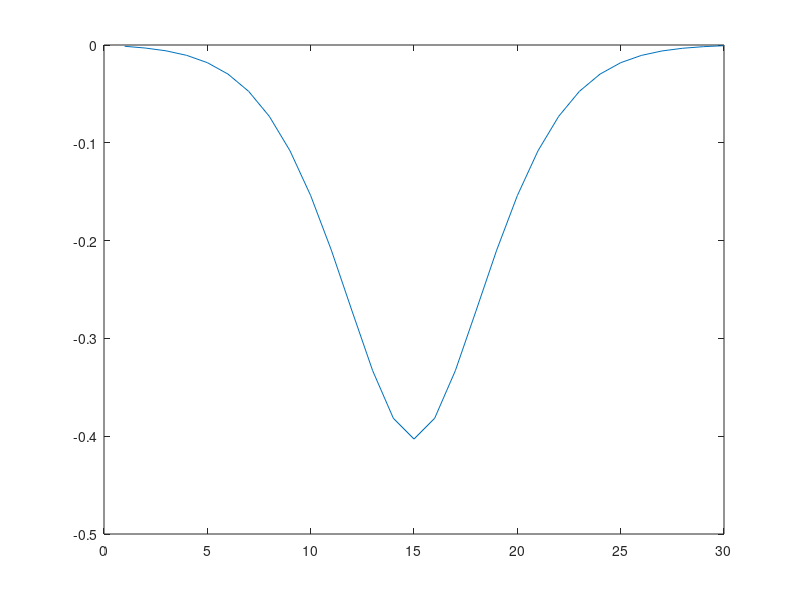

MATLAB code to generate this figure: (Note: this script raises an error after producing the figure.)
clc,clear
close all




source = [-6]; % INPUT ELEMENT
slope = 0.8 % slope parameter
Ps = 4.16; %Power per source
ZspanM = 750; %Propagation distance
start_slop = 600;
steepness=2.038;

order_slope=2 % NOT USED
abrupt=1; abrupt_start = start_slop + 280; % NOT USED

incline=1;	max_incline = 1.3; % NOT USED
incline_slope= (max_incline-slope)/slope * ZspanM/start_slop; % NOT USED

random_z=0; % NOT USED
max_ran = 1;	ran_mag = 0.05; % NOT USED

loss=0; % NOT USED

main_slope=1 ;

 
 
 
 
M  = 30;  % number of supermodes
H=1*zeros(M);
H=H+diag(ones(1,M-1),1);
H=H+1*diag(ones(1,M-1),-1);

dslpoe = 0.0425*slope

for io=1:M/2
	H(io,io)= dslpoe*(io)^main_slope  / ((M/2)^(main_slope-1) *main_slope ) ;
end
for io=M/2+1:M
	H(io,io)= dslpoe*((M-io))^main_slope / ((M/2)^(main_slope-1) *main_slope );
end

if (loss)
	H=H + 0.0007i*diag(ones(size(H,1),1));
end



M=size(H,1);
[V,D] = eig(H);
DD = diag(real(D));
[DD,IX]=sort((DD));
D=diag(DD);
V=V(:,IX);
scatter(1:size(DD,1),DD);
plot(V(:,end));


E_in=zeros(size(H,1),1);
g=1*ones(size(H,1),1);

for si=1:length(source)
	E_in(M/2+source(si)) = sqrt(Ps);
end










% RK45 constans 
c21 = 1/4;
c31 = 3/32;      c32 = 9/32;
c41 = 1932/2197; c42 = -7200/2197; c43 = 7296/2197;
c51 = 439/216;   c52 = -8;         c53 = 3680/513;    c54 = -845/4104;
c61 = -8/27;     c62 = 2;          c63 = -3544/2565;  c64 = 1859/4104; c65 = -11/40;
cw1 = 25/216;    cw3 = 1408/2565;  cw4 = 2197/4104;   cw5 = -1/5;
cz1 = 16/135;    cz3 = 6656/12825; cz4 = 28561/56430; cz5 = -9/50;     cz6 = 2/55;
k1 = E_in*0; k2 = k1; k3 = k1; k4 = k1; k5 = k1; k6 = k1;
E_inC=E_in*0;HX_L=0;Ent=0;HX_NL=0;PX1=0;PX2=0;HXtot2=0;HX_L=0;HX_NL2=0;


Zspan = 0:1:ZspanM; % - saving points
dz = 0.01;
t_t=1;  
t=0;
zz = 1;
aa = 1;
step = Zspan(3)-Zspan(2);
tt = 0;
epsilon = 10^-9;
DDia=diag(diag(H));
scale=30;
h=H;	
		
while t<=Zspan(end)

	if ismember(aa,zz)==1  		
		H=h;

		if(incline) 
			H=H + incline_slope.* t / (ZspanM) .*DDia;
		end 
		
		if (t>start_slop)
			if(~abrupt) 
				H(M/2,M/2)= steepness*(t-start_slop)^order_slope / 100^order_slope + H(M/2,M/2);
			else
				H(M/2,M/2)= steepness*(min(t,abrupt_start)-start_slop)^order_slope / 100^order_slope + H(M/2,M/2);
			end
		end		
		
		if(random_z) 
			for ir=0:max_ran
				H(M/2+ir,M/2+ir) = H(M/2+ir,M/2+ir) + ran_mag*rand();
				if(ir>0) 	H(M/2-ir,M/2-ir) = H(M/2-ir,M/2-ir) + ran_mag*rand();	end
			end
		end


	
		E_inC(:,t_t)=E_in;
		CX_z(:,t_t) = gather(abs(V'*E_in).^2);
		Pot(:,t_t) = diag(H);

		HX_L(:,t_t) = (-(sum(D*CX_z(:,t_t),1)));
		HX_NL(:,t_t) = ((sum((1/2)*abs(E_in).^4,1))); 

		time(t_t) = t;
		t_t = t_t+1;
		disp([num2str(100*t/Zspan(end))  '%'])
		aa=-1;  
	end

	f = @(E_in,H,dz) dz*1i*( H*E_in + (abs(E_in).^2).*E_in );

	k1 = f(E_in ,H,dz);
	k2 = f(E_in + c21*k1,H,dz);
	k3 = f(E_in + c31*k1+c32*k2,H,dz);
	k4 = f(E_in + c41*k1+c42*k2+c43*k3,H,dz);
	k5 = f(E_in + c51*k1+c52*k2+c53*k3+c54*k4,H,dz);  
	k6 = f(E_in + c61*k1+c62*k2+c63*k3+c64*k4+c65*k5, H, dz); 

	W5 =  E_in + cw1*k1 + cw3*k3 + cw4*k4 + cw5*k5; 
	W6 =  E_in + cz1*k1 + cz3*k3 + cz4*k4 + cz5*k5 + cz6*k6;

	kappa = norm(W5-W6);            


	if kappa<=epsilon
		t = t+dz;
		E_in = W6;    
		dz=dz*1.1;   
        if tt-t<0
			aa=1;
			tt=tt+step;
		end
	else
		dz = dz/1.1;
	end
	
end







surf(abs(E_inC).^2); shading interp

xlim([0 ZspanM])
ylim([7 23])
view(113,32)
caxis([0 3])
ax = gca;
ax.FontSize = 14; 

eff = (abs(E_inC(M/2,end)).^2) / sum(abs(E_inC(:,end)).^2) * 100;
fprintf('Funneling efficiency: %.2f%%\n', eff);


figure
surf(real(Pot)); shading interp


(sum(abs(E_inC(:,1)).^2))/(sum(abs(E_inC(:,end)).^2))




